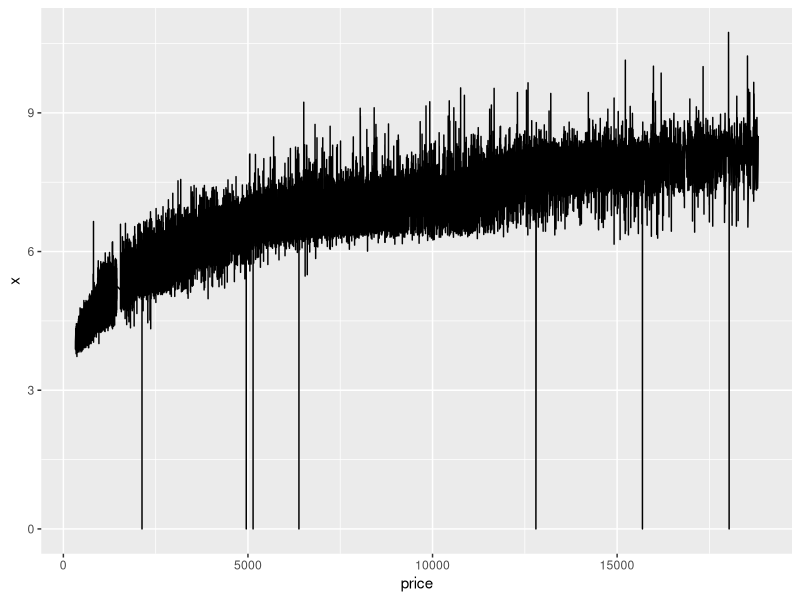
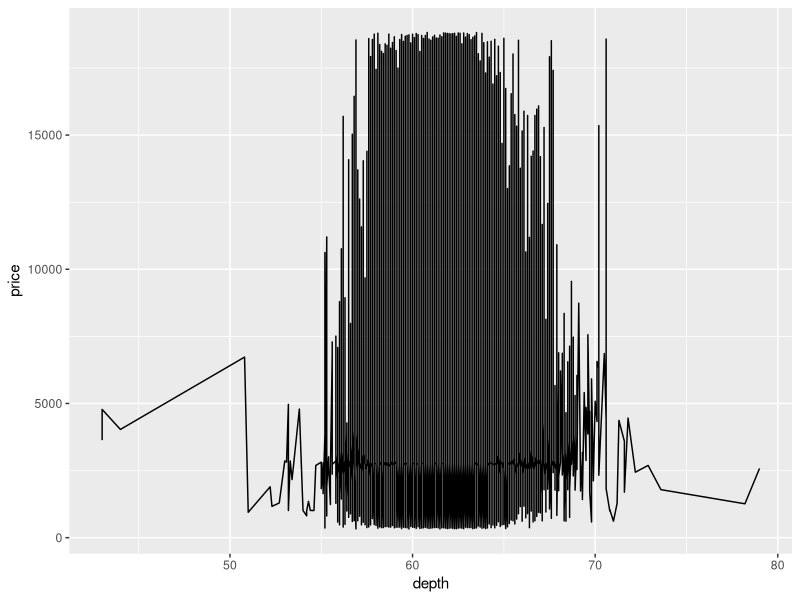
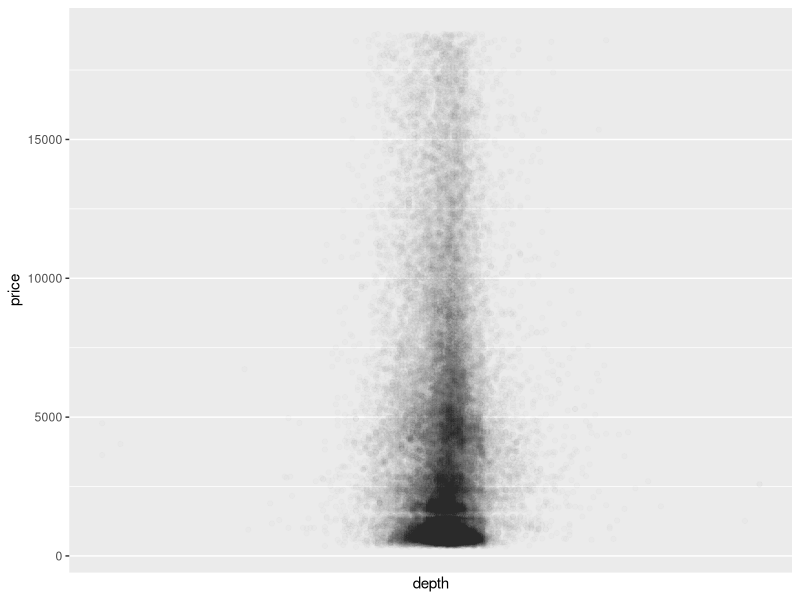
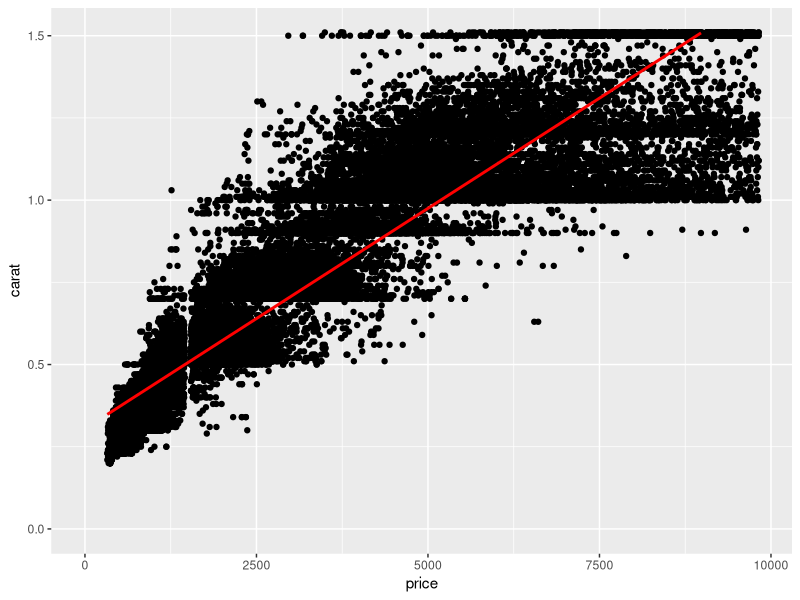

Reproduce these figures in R, in order.
library(ggplot2)
data(diamonds)
head(diamonds)
summary(diamonds)

ggplot(aes(x = price, y = x), data = diamonds) + geom_line()

cor.test(diamonds$price, diamonds$x, method = 'pearson')
cor.test(diamonds$price, diamonds$y, method = 'pearson')
cor.test(diamonds$price, diamonds$z, method = 'pearson')

ggplot(data = diamonds, aes(x = depth, y = price)) + geom_line()

ggplot(data = diamonds, aes(x = depth, y = price)) + 
  geom_point(alpha=1/100) +
  scale_x_continuous(breaks = 2)

cor.test(diamonds$depth, diamonds$price)

ggplot(aes(x = price, y = carat), data = diamonds) + geom_point() +
  xlim(0, quantile(diamonds$price, 0.9)) +
  ylim(0, quantile(diamonds$carat, 0.9)) +
  geom_smooth(method = 'lm', color = 'red')